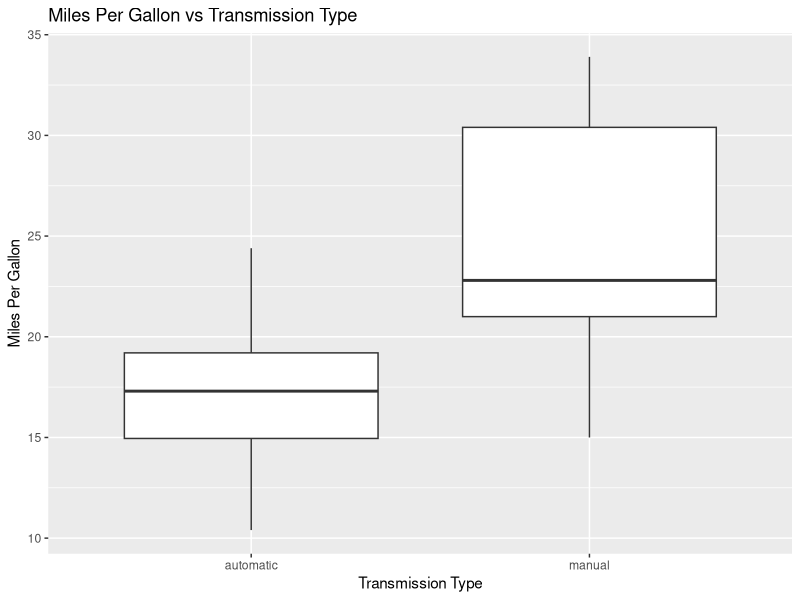
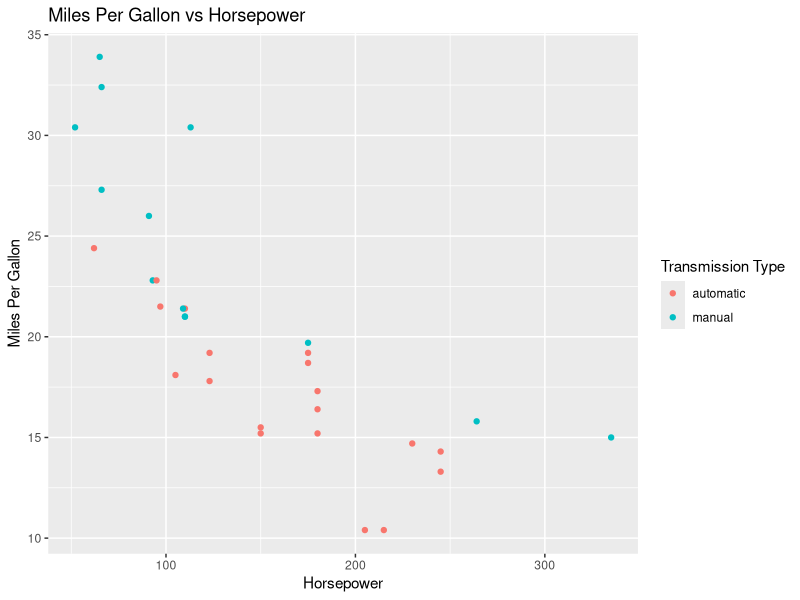

Here is the R script that generated these plots, in order:
## ---- chunk 1
knitr::opts_chunk$set(echo = FALSE)
## ---- chunk 2
library(ggplot2)
library(dplyr)
data(mtcars)
mtcars$amf <- factor(mtcars$am, levels=c(0,1), labels=c("automatic", "manual"))
means <-
    mtcars %>%
    group_by(amf) %>%
    summarize(mpg = mean(mpg))
## ---- chunk 3
fig1 <- ggplot(data=mtcars, mapping=aes(x = amf, y = mpg)) +
    geom_boxplot() +
    labs(
        x = "Transmission Type", 
        y = "Miles Per Gallon", 
        title = "Miles Per Gallon vs Transmission Type")
print(fig1)
## ---- chunk 4
fig2 <- ggplot(data=mtcars, mapping=aes(x = hp, y = mpg, color = amf)) +
    geom_point() +
    labs(
        x = "Horsepower", 
        y = "Miles Per Gallon", 
        title = "Miles Per Gallon vs Horsepower", 
        color = "Transmission Type")
print(fig2)
## ---- chunk 5
fit1 <- lm(mpg ~ amf, data=mtcars)
fit1conf <- confint(fit1)
fit1p <- anova(fit1)[["Pr(>F)"]][[1]]
summary(fit1)
## ---- chunk 6
#fit2 <- lm(mpg ~ amf + hp, data=mtcars)
#fit3 <- lm(mpg ~ amf + hp + wt, data=mtcars)
summary(fit1)
#summary(fit2)
#summary(fit3)
for (n in names(mtcars)) {
    if (n != "am" && n != "mpg") {
        fitNew <- lm(mpg ~ amf + mtcars[[n]], data=mtcars)
        print(n)
        print(anova(fit1, fitNew))
    }
}
#fit2 <- lm(mpg ~ amf + wt, data=mtcars)
#fit3 <- lm(mpg ~ amf + wt + cyl, data=mtcars)
#fit4 <- lm(mpg ~ amf + wt + cyl + carb, data=mtcars)
# hp: .07
# qsec: .06
# carb: .07
#anova(fit1, fit2, fit3, fit4)
